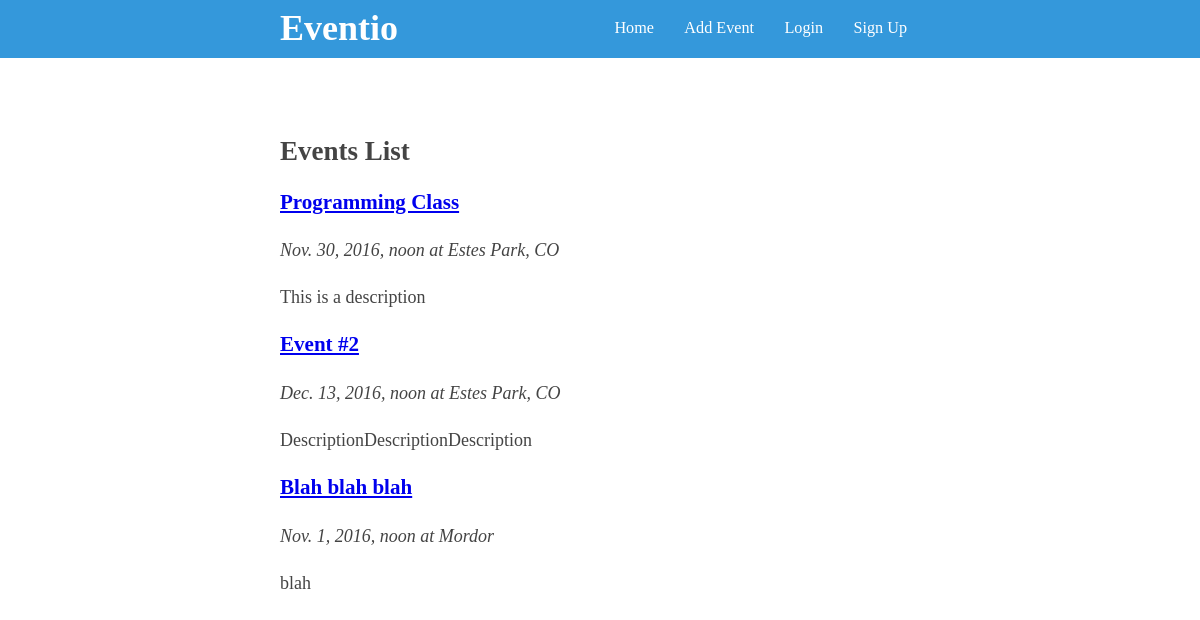
The page / on the database its author committed.
### events/models.py (models this page shows, shortened)
class Event(models.Model):
    name = models.CharField(max_length=255)
    description = models.TextField()
    start_time = models.DateTimeField()
    location = models.CharField(max_length=255)
    owner = models.ForeignKey(User, related_name='authored_events')
    price = models.DecimalField(blank=True, null=True, decimal_places=2, max_digits=6)
    capacity = models.PositiveSmallIntegerField(blank=True, null=True)

### events/views.py (the view)
# urls.py: url(r'^$', index, name='home'),
def index(request):
    events = Event.objects.all()
    return render(request, 'index.html', {'events': events})

### templates/index.html
{% extends '_partials/base.html' %}
{% block content %}
    <h2>Events List</h2>
  {% for event in events %}
  <div class="event">
    <h3><a href="{% url 'event' pk=event.pk %}">{{ event.name }}</a></h3>
    <p><em>{{ event.start_time }} at {{ event.location }}</em></p>
    <p>
      {{ event.description|truncatewords:15 }}
    </p>
  </div>
  {% endfor %}
{% endblock content %}

### assets/css/app.css (style rules this page uses)
body { color: #444; font-size: 18px; line-height: 1.6; margin: 0; padding: 0 0 60px; }
h1, h2, h3 { line-height: 1.2; }

### rows shown on the page
Event: name "Programming Class", start_time "Nov. 30, 2016, noon", location "Estes Park, CO", description "This is a description"
Event: name "Event #2", start_time "Dec. 13, 2016, noon", location "Estes Park, CO", description "DescriptionDescriptionDescription"
Event: name "Blah blah blah", start_time "Nov. 1, 2016, noon", location "Mordor", description "blah"
